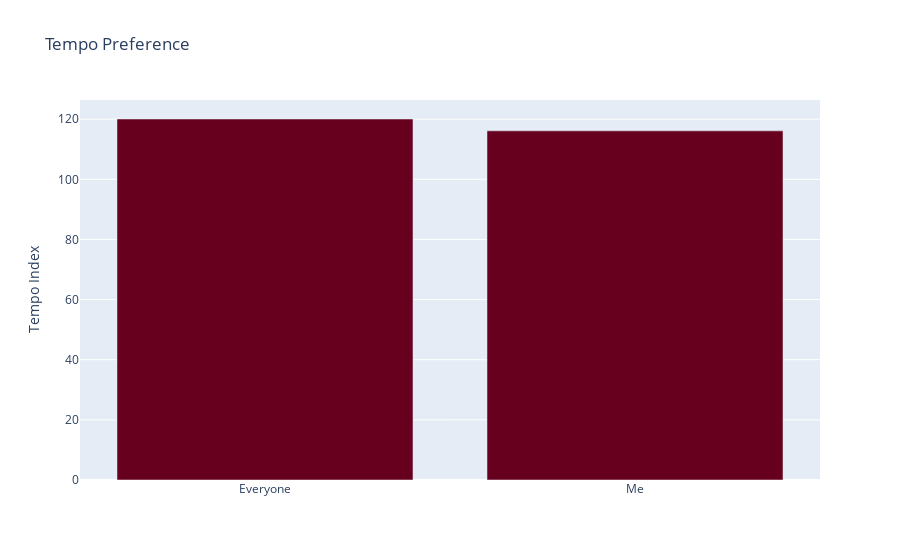

The code cell stored with this chart in its notebook:
### Code cell
fig = px.bar(x=loudness['Who'], y=tempo['Tempo'],
              labels={"y": "Tempo Index",
                     "x": " "},
              color_discrete_sequence=px.colors.sequential.RdBu, title="Tempo Preference")

fig.show()

### Figure 1 — Plotly figure (JSON) as saved in the notebook; plotly's stock layout.template omitted (floating-point values rounded to 4 significant figures)
{"data": [{"alignmentgroup": "True", "hovertemplate": " =%{x}<br>Tempo Index=%{y}<extra></extra>", "legendgroup": "", "marker": {"color": "rgb(103,0,31)"}, "name": "", "offsetgroup": "", "orientation": "v", "showlegend": false, "textposition": "auto", "type": "bar", "x": ["Everyone", "Me"], "xaxis": "x", "y": [120.1, 116.1], "yaxis": "y"}], "layout": {"barmode": "relative", "legend": {"tracegroupgap": 0}, "title": {"text": "Tempo Preference"}, "xaxis": {"anchor": "y", "domain": [0, 1], "title": {"text": " "}}, "yaxis": {"anchor": "x", "domain": [0, 1], "title": {"text": "Tempo Index"}}}}
